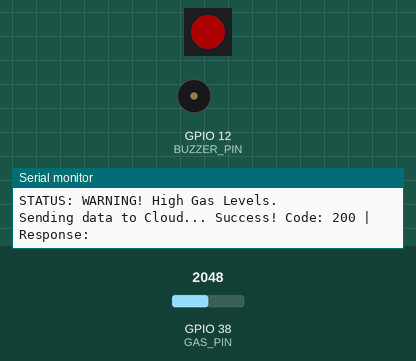
A sketch run on a simulated ESP32. On the bench: 1 RGB LEDs in strip order, left to right, buzzer (waves = sounding, pin HIGH), the last lines printed to the serial monitor. Inputs (shaded band) come from the test bench; at power-on: GPIO 38 (GAS_PIN) = 2048. Dim RGB values are drawn brighter than linear; WiFi joins after 1.5 s; servers stay silent unless stated; uploads are accepted with an empty reply.

Above: at 5.9 s.
6.0 s: GPIO 38 (GAS_PIN) set to 1341
12.1 s: GPIO 38 (GAS_PIN) set to 1270
At 16.3 s:
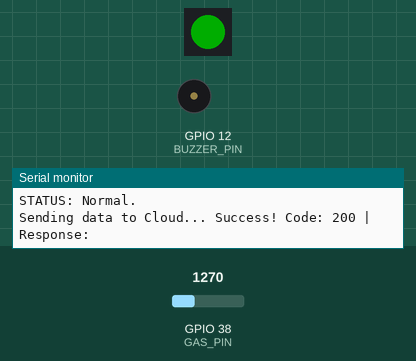
22.4 s: GPIO 38 (GAS_PIN) set to 1340
At 26.26 s:
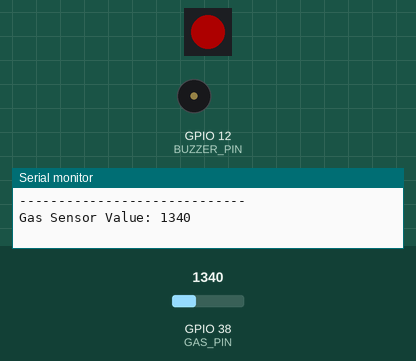
33.4 s: GPIO 38 (GAS_PIN) set to 1260
At 37.7 s:
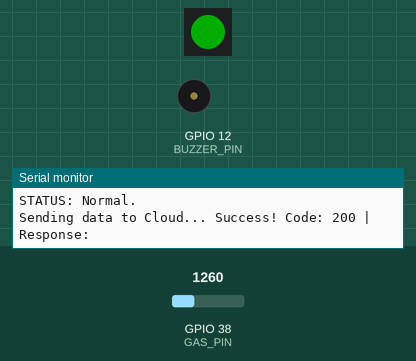
Timing chart, 0 to 39.2 s (numbered marks = the images above; inputs shaded):
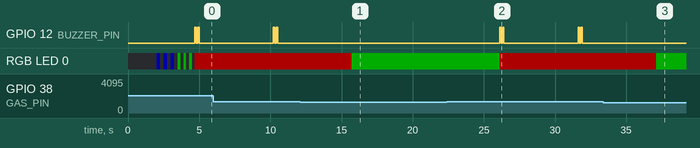

Measured:
- the behaviour switches between 1301 and 1300 on GPIO 38 (GAS_PIN) (found by bisection; images 0 and 1)
- after the input at 12.1 s, GPIO 12 (BUZZER_PIN): stops changing and stays LOW; RGB LED 0: RGB(50, 0, 0) → RGB(0, 50, 0) after 3.6 s
- after the input at 22.4 s, GPIO 12 (BUZZER_PIN): LOW → HIGH after 3.7 s, → LOW 0.10 s later, → HIGH 0.10 s later, → LOW 0.10 s later, … (8 changes in this stretch); RGB LED 0: RGB(0, 50, 0) → RGB(50, 0, 0) after 3.7 s
- after the input at 33.4 s, GPIO 12 (BUZZER_PIN): stops changing and stays LOW; RGB LED 0: RGB(50, 0, 0) → RGB(0, 50, 0) after 3.7 s

The sketch:

main.cpp.ino
```cpp
#include <WiFi.h>
#include <HTTPClient.h>
#include <Adafruit_NeoPixel.h>

// =============================================================
// 1. CONFIGURATION
// =============================================================

// Wi-Fi Credentials
const char* ssid = "Galaxy S23 Ultra";
const char* password = "jannah03";

// Google Cloud Function URL
const char* serverUrl = "https://api-receiver-air-data-607019422067.asia-southeast1.run.app";

// Pin Definitions
#define GAS_PIN       A2    // Analog pin for MQ-135
#define BUZZER_PIN    12    // Built-in Piezo Buzzer
#define NEOPIXEL_PIN  46    // Built-in NeoPixel LED
#define NUM_PIXELS    1     // Number of NeoPixels

// Thresholds
const int GAS_THRESHOLD = 1300;

// Initialize NeoPixel
Adafruit_NeoPixel pixels(NUM_PIXELS, NEOPIXEL_PIN, NEO_GRB + NEO_KHZ800);

// =============================================================
// 2. SETUP
// =============================================================
void setup() {
  // Start Serial Console
  Serial.begin(115200);
  delay(2000); // Give time to open Serial Monitor

  // Initialize Pins
  pinMode(BUZZER_PIN, OUTPUT);
  pinMode(GAS_PIN, INPUT);

  // Initialize NeoPixel
  pixels.begin();
  pixels.setBrightness(50); // 0-255 brightness
  pixels.show(); // Initialize all pixels to 'off'

  // Connect to Wi-Fi
  Serial.println();
  Serial.print("Connecting to Wi-Fi: ");
  Serial.println(ssid);

  WiFi.begin(ssid, password);

  // Blink Blue while connecting
  while (WiFi.status() != WL_CONNECTED) {
    pixels.setPixelColor(0, pixels.Color(0, 0, 255)); // Blue
    pixels.show();
    delay(250);
    pixels.setPixelColor(0, pixels.Color(0, 0, 0)); // Off
    pixels.show();
    delay(250);
    Serial.print(".");
  }

  Serial.println("\nWiFi Connected!");
  Serial.print("IP Address: ");
  Serial.println(WiFi.localIP());

  // Indicate Connection Success (Green Blink)
  for(int i=0; i<3; i++) {
    pixels.setPixelColor(0, pixels.Color(0, 255, 0)); // Green
    pixels.show();
    delay(200);
    pixels.setPixelColor(0, pixels.Color(0, 0, 0));
    pixels.show();
    delay(200);
  }
}

// =============================================================
// 3. MAIN LOOP
// =============================================================
void loop() {
  // --- A. Read Sensor ---
  int gasValue = analogRead(GAS_PIN); // Reads 0 to 4095 (12-bit ADC)

  Serial.println("-----------------------------");
  Serial.print("Gas Sensor Value: ");
  Serial.println(gasValue);

  // --- B. Local Alert Logic (Immediate Safety) ---
  if (gasValue > GAS_THRESHOLD) {
    // DANGER: Red LED + Buzzer Sound
    pixels.setPixelColor(0, pixels.Color(255, 0, 0)); // Red
    pixels.show();

    // Beep the buzzer
    digitalWrite(BUZZER_PIN, HIGH);
    delay(100);
    digitalWrite(BUZZER_PIN, LOW);
    delay(100);
    digitalWrite(BUZZER_PIN, HIGH);
    delay(100);
    digitalWrite(BUZZER_PIN, LOW);

    Serial.println("STATUS: WARNING! High Gas Levels.");
  } else {
    // NORMAL: Green LED + No Sound
    pixels.setPixelColor(0, pixels.Color(0, 255, 0)); // Green
    pixels.show();
    digitalWrite(BUZZER_PIN, LOW);
    Serial.println("STATUS: Normal.");
  }

  // --- C. Send to Google Cloud ---
  if (WiFi.status() == WL_CONNECTED) {
    HTTPClient http;

    Serial.print("Sending data to Cloud... ");

    // 1. Begin Connection
    http.begin(serverUrl);

    // 2. Add Headers
    http.addHeader("Content-Type", "application/json");

    // 3. Create JSON Payload
    // Format must match Node.js: {"gas_value": 1234}
    String jsonPayload = "{\"gas_value\": " + String(gasValue) + "}";

    // 4. POST Request
    int httpResponseCode = http.POST(jsonPayload);

    // 5. Check Response
    if (httpResponseCode > 0) {
      String response = http.getString();
      Serial.print("Success! Code: ");
      Serial.print(httpResponseCode);
      Serial.print(" | Response: ");
      Serial.println(response);
    } else {
      Serial.print("Error. Code: ");
      Serial.println(httpResponseCode);
    }

    http.end(); // Free resources
  } else {
    Serial.println("Error: WiFi Disconnected");
  }

  // --- D. Wait before next reading ---
  delay(5000); // Wait 5 seconds
}
```
